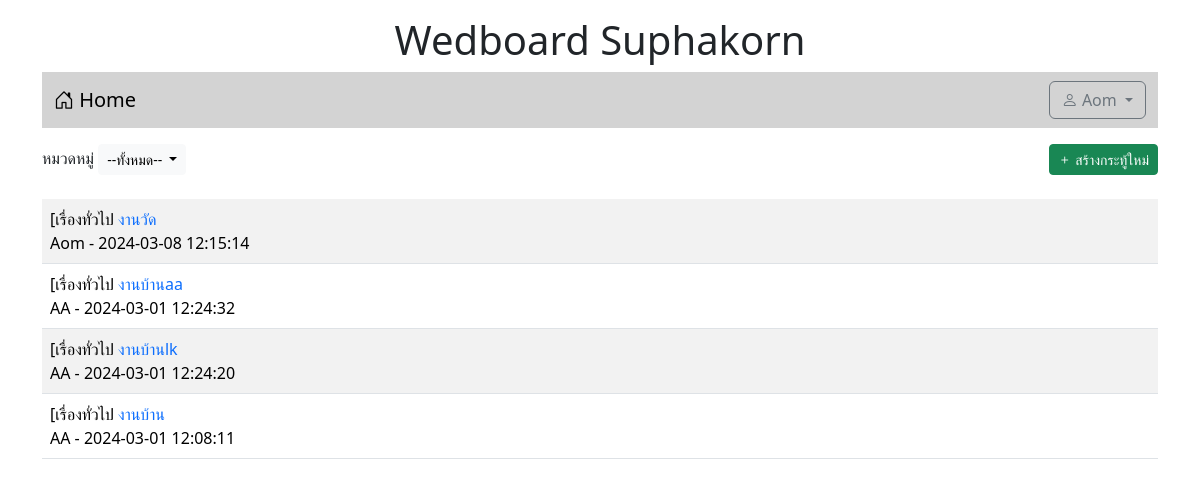
The page /index.php (signed in) on the database its author committed.
### tables this page shows
CREATE TABLE `post` (
  `id` int(11) NOT NULL,
  `title` varchar(128) NOT NULL,
  `content` varchar(2048) NOT NULL,
  `post_date` datetime NOT NULL,
  `cat_id` int(11) NOT NULL,
  `user_id` int(11) NOT NULL
);

CREATE TABLE `category` (
  `id` int(11) NOT NULL,
  `name` varchar(32) NOT NULL
);

CREATE TABLE `user` (
  `id` int(11) NOT NULL,
  `login` varchar(32) NOT NULL,
  `password` varchar(64) NOT NULL,
  `name` varchar(64) NOT NULL,
  `gender` char(1) NOT NULL,
  `email` varchar(32) NOT NULL,
  `role` char(1) NOT NULL
);

### index.php (the view, shortened to what this page needs)
<!DOCTYPE html>
<html lang="en">
<head>
    <link rel="stylesheet" href="bootstrap-5.3.2-dist/css/bootstrap.min.css">
    <link rel="stylesheet" href="https://cdn.jsdelivr.net/npm/bootstrap-icons@1.11.3/font/bootstrap-icons.min.css">
</head>
<body>
    <div class="container">
    <h1 style="text-align: center;" class="mt-3">Wedboard Suphakorn</h1>
    <?php include "nav.php" ?>
<div class="mt-3 d-flex justify-content-between">
    <div>
        <label> หมวดหมู่ </label>
            <span class="dropdown" >
  <button class="btn btn-light btn-sm dropdown-toggle" type="button" data-bs-toggle="dropdown" aria-expanded="false">
    --ทั้งหมด--
  </button>
</span>
    </div>
            <?php if(isset($_SESSION['id'])){ ?>
                <div><a href="newpost.php" class="btn btn-success btn-sm">
                    <i class="bi bi-plus"></i> สร้างกระทู้ใหม่</a></div>
                <?php } ?>
                </div>
        <table class="table table-striped mt-4">
           <?php
             $conn = new PDO("mysql:host=localhost;dbname=webboard;charset=utf8", "root", "");
            $sql = "SELECT t3.name,t1.title,t1.id,t2.login,t1.post_date FROM post as t1
            INNER JOIN user as t2 ON (t1.user_id=t2.id)
            INNER JOIN category as t3 ON (t1.cat_id=t3.id) ORDER BY t1.post_date desC";
            $result = $conn->query($sql);
            while($row = $result->fetch()){
                echo "<tr><td>[$row[0] <a href= post.php?id=$row[2]
                style=text-decoration:none>$row[1]</a><br>$row[3] - $row[4]</td></tr>";
            }
            ?>
        </table>
            </div>
</body>
</html>

### rows shown on the page
post: category.name "เรื่องทั่วไป", title "งานวัด", user.login "Aom", post_date "2024-03-08 12:15:14"
post: category.name "เรื่องทั่วไป", title "งานบ้านaa", user.login "AA", post_date "2024-03-01 12:24:32"
post: category.name "เรื่องทั่วไป", title "งานบ้านlk", user.login "AA", post_date "2024-03-01 12:24:20"
post: category.name "เรื่องทั่วไป", title "งานบ้าน", user.login "AA", post_date "2024-03-01 12:08:11"

### other values the page prints
$_SESSION[username] "Aom"
